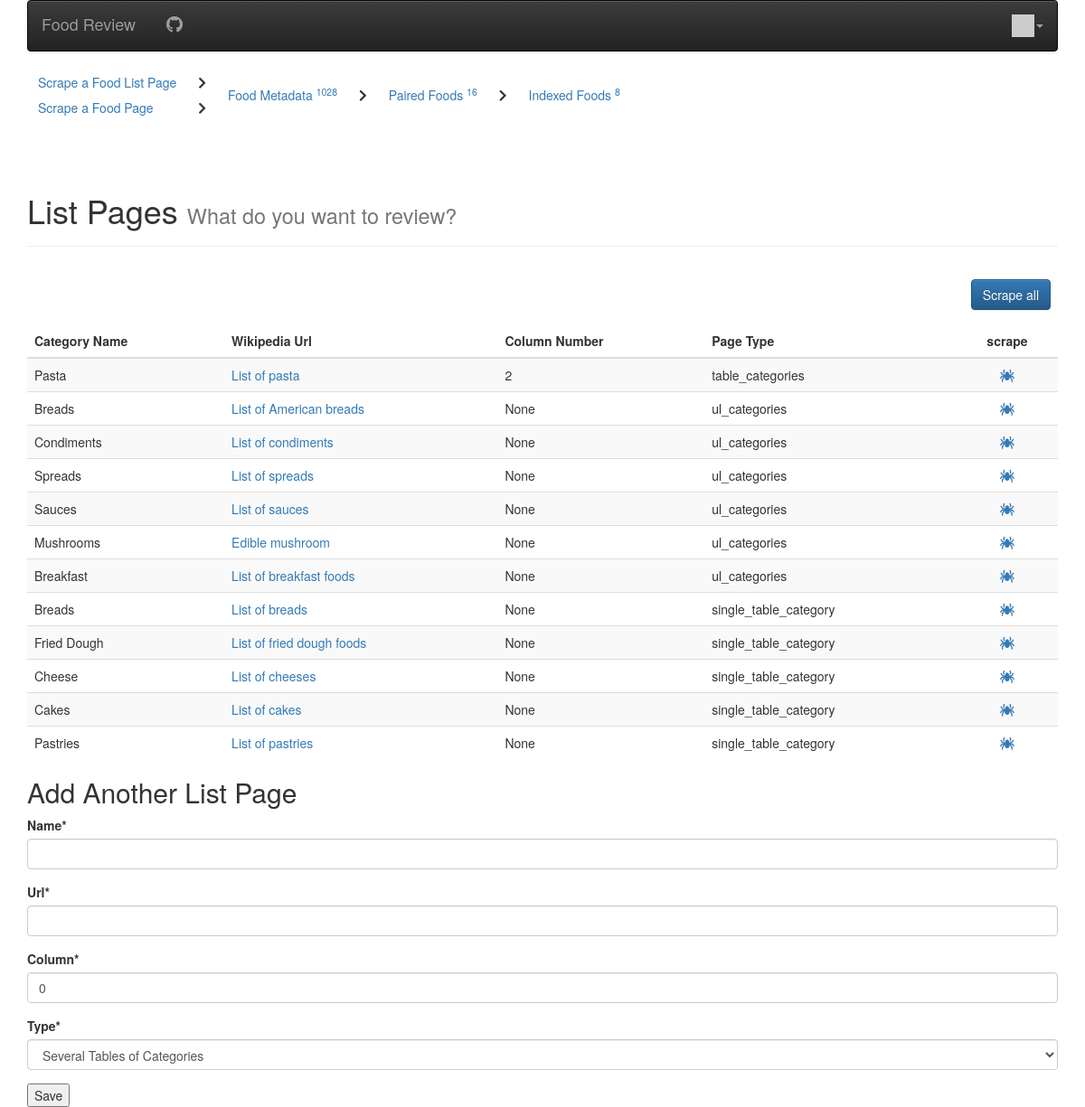
/batch (signed in), run on an earlier commit of the app's database.
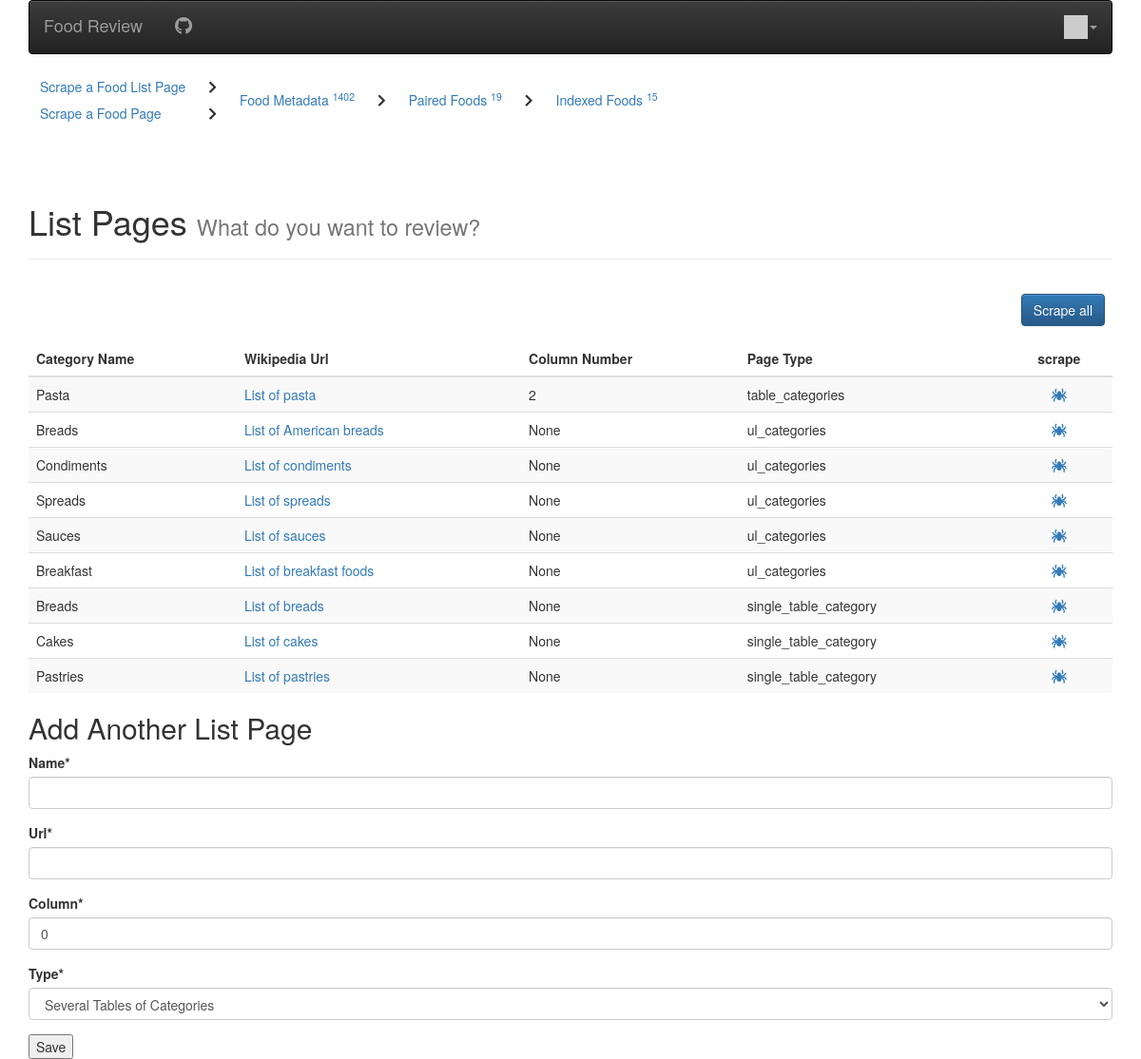
And on a later commit of the database.
### review/models.py (models this page shows)
class Scrapable(models.Model):
    name = models.CharField(max_length=50)
    url = models.CharField(max_length=1000, unique=True)
    column = models.PositiveSmallIntegerField(null=True, default=0)
    isCategory = models.BooleanField(default=True)
    type = models.CharField(max_length=20)
    scraped = models.BooleanField(default=False)
    food_count = models.PositiveIntegerField(null=True)
    @property
    def uri(self):
        return self.url.split('/')[-1].replace('_', ' ')

### review/views/scrape_views.py (the view, shortened to what this page needs)
# urls.py: path('batch', views.Batch.as_view(), name='batch'),
class Batch(LoginRequiredMixin, View):
    def get(self, request):
        return render(request, 'review/batch.html', {
            'pages': Scrapable.objects.filter(isCategory=True, scraped=False),
            'form': CatScrapableForm(),
        })

### review/forms.py
class CatScrapableForm(forms.ModelForm):
    class Meta:
        model = Scrapable
        fields = ['name', 'url', 'column', 'type']
        widgets = {
            'type': forms.Select(choices=PAGE_TYPE_CHOICES)
        }

### review/context_processors.py (called while the page is built)
def settings(request):
    return {
        'settings': django_settings,
    }

### review/templatetags/app_tags.py (called while the page is built)
@register.filter(name='gravatar')
def gravatar(user, size=35):
    email = str(user.email.strip().lower()).encode('utf-8')
    email_hash = md5(email).hexdigest()
    url = "//www.gravatar.com/avatar/{0}?s={1}&d=identicon&r=PG"
    return url.format(email_hash, size)

### review/templatetags/stats.py (called while the page is built)
@register.inclusion_tag('review/stats.html')
def get_stats():
    return {
        'food_meta_count': WikiFood.objects.count(),
        'cat_meta_count': WikiCategory.objects.count(),
        'paired': UsdaWikiPairing.objects.count(),
        'indexed': UsdaWikiPairing.objects.filter(indexed=True).count(),
    }

### review/templates/review/batch.html (shortened to what this page needs)
{% extends "base_menu.html" %}
{% load static %}
{% block content %}
{% load stats %}
{% get_stats %}
<div class="page-header">
  <h1>List Pages <small>What do you want to review?</small></h1>
</div>
<button class="btn btn-primary pull-right">Scrape all</button>
<table class="table table-striped">
  <thead>
    <tr>
      <th>Category Name</th>
      <th>Wikipedia Url</th>
      <th>Column Number</th>
      <th>Page Type</th>
      <th style="text-align: center;">scrape</th>
    </tr>
  </thead>
  <tbody>
  {% for page in pages %}
    <tr>
      <td>{{page.name}}</td>
      <td><a href="{{page.url}}" target="_blank">{{page.uri}}</a></td>
      <td>{{page.column}}</td>
      <td>{{page.type}}</td>
      <td style="text-align: center;">
        <form action="" method="POST">
          <a class="scrape-one" href="{% url 'review:test' page.id %}">
            <i class="fa fa-spider" aria-hidden="true"></i>
          </a>
        </form>
      </td>
    </tr>
  {% endfor %}
  </tbody>
</table>
<h2>Add Another List Page</h2>
{% load crispy_forms_tags %}
<form method="POST" action="">
  {{ form|crispy }}
  <input type="submit" value="Save">
</form>
{% endblock %}

### review/templates/base_menu.html (shortened to what this page needs)
{% extends "base_bootstrap.html" %}
{% block navbar %}
{% load app_tags %}
<nav class="navbar navbar-default navbar-inverse">
    <div class="container-fluid">
        <div class="navbar-header">
            <a class="navbar-brand" href="/">{{ settings.APP_NAME }}</a>
        </div>
        <ul class="nav navbar-nav">
            <li {% if request.get_full_path == review %}class="active"{% endif %}>
                <a href="https://github.com/NateMay/review" target="_blank"><i class="fa fa-github fa-lg" style="margin: 4px;"></i></a>
            </li>
        </ul>
        <ul class="nav navbar-nav navbar-right">
            {% if user.is_authenticated %}
            <li class="dropdown">
                <a href="#" data-toggle="dropdown" class="dropdown-toggle">
                    <img style="width: 25px;" src="{{ user|gravatar:60 }}"/><b class="caret"></b>
                </a>
            </li>
            {% else %}
            <li><a href="{% url 'login' %}?next={% url 'review:review_landing' %}">Login</a></li>
            {% endif %}
        </ul>
    </div>
</nav>
{% endblock %}

### review/templates/base_bootstrap.html (shortened to what this page needs)
<!DOCTYPE html>
<html>
<head>
<link rel="stylesheet"
    href="https://maxcdn.bootstrapcdn.com/bootstrap/3.4.0/css/bootstrap.min.css"
>
<link rel="stylesheet"
    href="https://maxcdn.bootstrapcdn.com/bootstrap/3.4.0/css/bootstrap-theme.min.css"
>
<link rel="stylesheet"
    href="https://code.jquery.com/ui/1.12.1/themes/ui-lightness/jquery-ui.css"
>
<link rel="stylesheet" href="https://use.fontawesome.com/releases/v5.8.1/css/all.css">
<link rel="stylesheet" href="https://use.fontawesome.com/releases/v5.8.1/css/v4-shims.css">
</head>
<body>
    <div class="container">
    {% block navbar %} {% endblock %}
    {% block content %}{% endblock %}
    </div>
</body>
</html>

### review/templates/review/stats.html
<table class="stats-table">
  <tr>
    <td><a href="{% url 'review:batch' %}">Scrape a Food List Page</a></td>
    <td><i class="fa fa-chevron-right" aria-hidden="true"></i></td>
    <td rowspan="2"><a href="{% url 'review:wiki_foods' %}">Food Metadata <sup>{{food_meta_count}}</sup></a></td>
    <td rowspan="2"><i class="fa fa-chevron-right" aria-hidden="true"></i></td>
    <td rowspan="2"><a href="{% url 'review:paired' %}">Paired Foods <sup>{{paired}}</sup></a></td>
    <td rowspan="2"><i class="fa fa-chevron-right" aria-hidden="true"></i></td>
    <td rowspan="2"><a href="{% url 'review:indexed' %}">Indexed Foods <sup>{{indexed}}</sup></a></td>
  </tr>
  <tr>
    <td><a href="{% url 'review:food_scrape' %}">Scrape a Food Page</a></td>
    <td><i class="fa fa-chevron-right" aria-hidden="true"></i></td>
  </tr>
</table>
<br><br>

### review/templates/base_bootstrap.html (style rules this page uses)
.stats-table td { padding: 4px 12px; }

### review/templates/review/batch.html (style rules this page uses)
.btn-primary.pull-right { margin: 16px 8px; }

What changed in the data, as far as the page shows it:
no longer on this page (row edited): Scrapable: name "Mushrooms", uri "Edible mushroom", column "None", type "ul_categories"
no longer on this page (row edited): Scrapable: name "Fried Dough", uri "List of fried dough foods", column "None", type "single_table_category"
no longer on this page (row edited): Scrapable: name "Cheese", uri "List of cheeses", column "None", type "single_table_category"
Also different on the page:
{{ food_meta_count }}: "1028" → "1402"
{{ paired }}: "16" → "19"
{{ indexed }}: "8" → "15"
